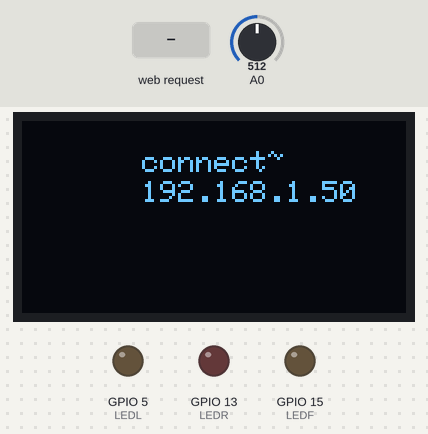
Bench run of a sketch on a simulated ESP8266 (NodeMCU). Shown: 128×64 one-colour display, output pins drawn as LEDs (lit = HIGH). The test bench sets the inputs (shaded band); at power-on: A0 = 512. WiFi joins after 1.5 s; servers stay silent unless stated; random numbers use the default seed unless the sketch sets one; what the sketch prints to the serial monitor is not drawn.

Above: at 2.7 s.
2.8 s: HTTP request GET /form1 received
At 3.2 s:
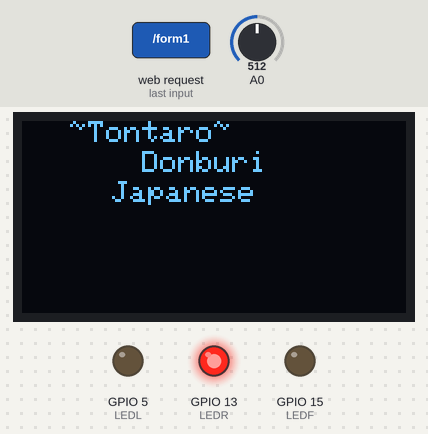
4.3 s: HTTP request GET /form1?led=red received
At 5.5 s:
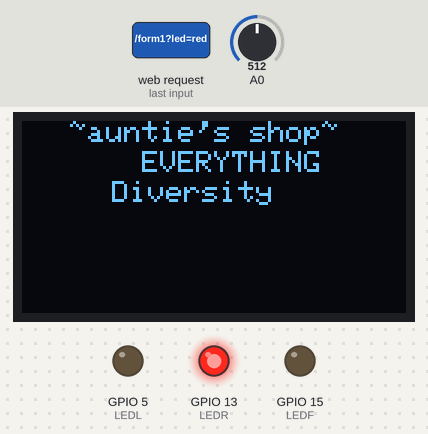
5.8 s: HTTP request GET /form1?led=blue received
At 6.7 s:
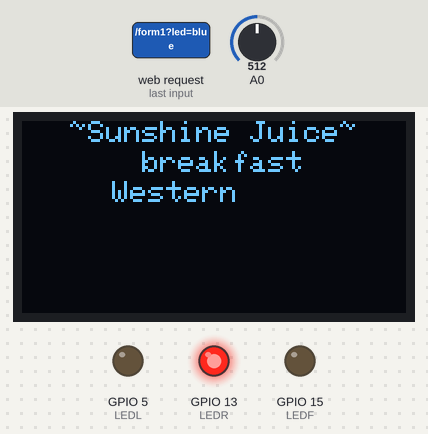
7.3 s: HTTP request GET /form1?led=green received
At 7.9 s:
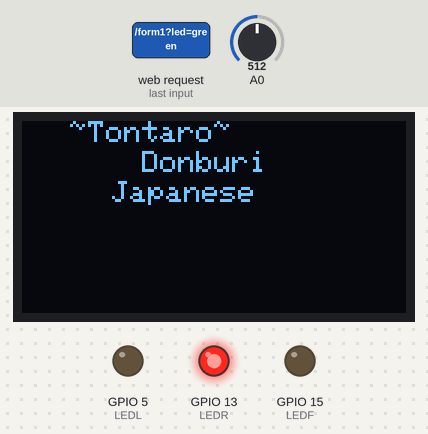
Timing chart, 0 to 9.8 s (numbered marks = the images above; inputs shaded):
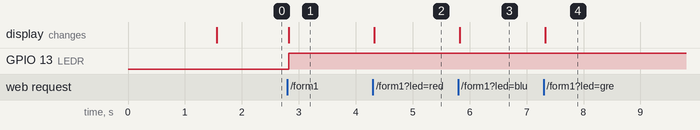

The sketch:

Final.ino
```cpp
#include <ESP8266WiFi.h>
#include <WiFiClient.h>
#include <ESP8266WebServer.h>
#include <ESP8266mDNS.h>
#include<Wire.h>
#include<SPI.h>
#include<Adafruit_GFX.h>
#include<Adafruit_SSD1306.h>
#define OLED_CS    4 //CS~d1
#define OLED_DC    0 //DC~d2
#define OLED_RESET 2 //RES~d3
#define OLED_MOSI   14 //D1~d4
#define OLED_CLK   12 //D0~d5
Adafruit_SSD1306 display(OLED_MOSI, OLED_CLK, OLED_DC, OLED_RESET, OLED_CS);
#define LEDR 13
#define LEDF 15
#define LEDL 5
const char *ssid = "jswan300";
const char *password = "0920630403";
char meal_status[50];
String webSite;
long randNumber;
WiFiClient client;
ESP8266WebServer server(80);

void turnoff(){
  digitalWrite(LEDR, LOW);
  digitalWrite(LEDF, LOW);
  digitalWrite(LEDL, LOW);
}
void buildWeb(){

  webSite += "<!DOCTYPE html>";
  webSite += "<head><meta charset = \"utf-8\">";
  webSite += "<title>hellow food</title>";
  webSite += "<style>";
  webSite += "body{background-image:url(http://i.imgur.com/o8FKbmE.jpg); backgroud-size:100%;background-position:center; font-family: Arial, Helvetica, Sans-Serif; Color: #000088;  font-size:5vw;}";
  webSite += "div{width:100vw; text-align: center; margin: 50 auto;}h1{ font-size:10vw; text-shadow:3px 3px #777777;}.btn{width:5vw;height:5vw;} ";
  webSite += "input{text-align:left  padding-left:20vw;}.sub{width:80vw;height:10vw;font-size:5vw;}</style>";
  webSite += "</head>";
  webSite += "<body>";
  webSite += "<div>";
  webSite += "<h1>今天要吃什麼嘞</h1>";
  webSite += "<p id=\"ledStatus\">交給老天爺決定ㄅ </p>";
  webSite += "<form action=\"form1\">";
  webSite += "<input type=\"radio\" id=\"red\" class=\"btn\" name=\"led\" value=\"all\"><label for=\"all\">有什麼吃甚麼</label><br>";
  webSite += "<input type=\"radio\" id=\"red\" class=\"btn\" name=\"led\" value=\"red\"><label for=\"red\">吃麵食</label><br>";
  webSite += "<input type=\"radio\" id=\"green\" class=\"btn\" name=\"led\" value=\"green\"><label for=\"green\">今天吃飯</label><br>";
  webSite += "<input type=\"radio\" id=\"blue\" class=\"btn\" name=\"led\" value=\"blue\"><label for=\"blue\">不吃麵也不吃飯~</label><br><br>";
  webSite += "<input type=\"submit\" class=\"sub\" value=\"submit\"></form>";
  webSite += "</div>";
webSite += "<div>";
webSite += "<p > 麵: <br>饌中華 發現 阿姨的店 刀口力 </p>";
webSite += "<p > 飯: <br>金葉 笑嘻嘻 豚太郎</p>";
webSite += "<p > 其他:<br>八方雲集 紫牛 光和果汁 好食</p>";
webSite += "</div>";
  webSite += "</body></html>";
}
void handleRoot(){
  server.send(200,"text/html",webSite);
}
void meal(int randNumber){
     display.clearDisplay();
     display.setTextColor(WHITE);
     display.setTextSize(1);
     display.setCursor(10,0);
     display.print(" ~");
     switch(randNumber){
case 1:display.print("zhuan zhong hua");break;
case 2:display.print("Discover");break;
case 3:display.print("auntie's shop");break;
case 4:display.print("jin ye");break;
case 5:display.print("xiao xi xi");break;
case 6:display.print("Tontaro");break;
case 7:display.print("xian wei feng");break;
case 8:display.print("zi niu");break;
case 9:display.print("Sunshine Juice");;break;
default:break;}
     display.print("~ ");
     display.setCursor(40,10);
     switch(randNumber){
case 1:display.print("noodle");break;
case 2:display.print("Spaghetti");break;
case 3:display.print("EVERYTHING");break;
case 4:display.print("siu mei");break;
case 5:display.print("fried rice");break;
case 6:display.print("Donburi");break;
case 7:display.print("Biscuits");break;
case 8:display.print("Steak");break;
case 9:display.print("breakfast");break;
default:break;}
     display.setCursor(30,20);
     switch(randNumber) {
case 1:display.print("Chinese");break;
case 2:display.print("Italian");break;
case 3:display.print("Diversity");break;
case 4:display.print("hongkong");break;
case 5:display.print("hongkong");break;
case 6:display.print("Japanese");break;
case 7:display.print("Chinese"); break;
case 8:display.print("Western");break;
case 9:display.print("Western");;break;
default:break;}
display.display();
}
void light(int randNumber){
     Serial.print("  Num  ");
     Serial.print(randNumber);
     switch(randNumber%3) {
case 0: Serial.print(" right  ");
    digitalWrite(LEDR,HIGH);
    digitalWrite(LEDF,LOW);
    digitalWrite(LEDL,LOW);
    break;
case 1:Serial.print(" front  ");
    digitalWrite(LEDR,LOW);
    digitalWrite(LEDF,HIGH);
    digitalWrite(LEDL,LOW);
    break;
case 2:Serial.print(" left  ");
    digitalWrite(LEDR,LOW);
    digitalWrite(LEDF,LOW);
    digitalWrite(LEDL,HIGH);
    break;
}
  }
void handleLEDStatus(){
  Serial.print("handleLEDStatus");
      if(server.arg("led") == "red"){
          snprintf(meal_status,50,"HERE COMES YOUR ORDER!");
          randNumber = random(1, 4);
      }
      else if(server.arg("led") == "green"){
           snprintf(meal_status,50,"HERE COMES YOUR ORDER!");
           randNumber = random(4, 7);
      }
      else if(server.arg("led") == "blue"){
           snprintf(meal_status,50,"HERE COMES YOUR ORDER!");
           randNumber = random(7, 10);
      }
      else{
         snprintf(meal_status,50,"HERE COMES YOUR ORDER!");
           randNumber = random(1, 10);
        }
  Serial.print("  Num  ");
  Serial.print(randNumber);
  meal(randNumber);
  light(randNumber);
  server.send (200,"text/html",meal_status );
}
void handleNotFound(){
  server.send(404,"text/html","404 Error!");
}
void setup() {
  pinMode(LEDR, OUTPUT);
  pinMode(LEDF, OUTPUT);
  pinMode(LEDL, OUTPUT);
  turnoff();
  display.begin(SSD1306_SWITCHCAPVCC, 0x3D);
  Serial.begin(115200);
  buildWeb();
  WiFi.begin(ssid, password);
   while (WiFi.status() != WL_CONNECTED) {
    delay(500);
    Serial.print(".");
  }
  server.on("/",handleRoot);
  server.on("/form1",handleLEDStatus);
  server.onNotFound(handleNotFound);
  server.begin();
  Serial.println(WiFi.localIP());
  display.clearDisplay();
  display.setTextColor(WHITE);
  display.setTextSize(1);
  display.setCursor(40,10);
  display.print("connect~");
  display.setCursor(40,20);
  display.print(WiFi.localIP());
  display.display();
}
void loop() {
  randomSeed(analogRead(1));
  server.handleClient();
}
```

Measured:
- after the input at 2.8 s, GPIO 13 (LEDR): LOW → HIGH at once; the display: changes at once (image 1)
- after the input at 4.3 s, the display: changes at once (image 2)
- after the input at 5.8 s, the display: changes at once (image 3)
- after the input at 7.3 s, the display: changes at once (image 4)
